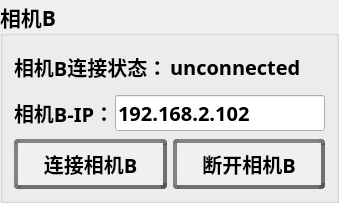
    <widget class="QGroupBox" name="groupBox_4">
     <property name="font">
      <font>
       <family>微软雅黑</family>
       <pointsize>16</pointsize>
       <weight>75</weight>
       <bold>true</bold>
      </font>
     </property>
     <property name="title">
      <string>相机B</string>
     </property>
     <layout class="QGridLayout" name="gridLayout_18">
      <item row="0" column="0">
       <layout class="QGridLayout" name="gridLayout_12">
        <item row="0" column="0">
         <layout class="QHBoxLayout" name="horizontalLayout">
          <item>
           <widget class="QLabel" name="label_33">
            <property name="sizePolicy">
             <sizepolicy hsizetype="Preferred" vsizetype="Minimum">
              <horstretch>0</horstretch>
              <verstretch>0</verstretch>
             </sizepolicy>
            </property>
            <property name="minimumSize">
             <size>
              <width>150</width>
              <height>40</height>
             </size>
            </property>
            <property name="maximumSize">
             <size>
              <width>150</width>
              <height>40</height>
             </size>
            </property>
            <property name="font">
             <font>
              <pointsize>15</pointsize>
              <weight>75</weight>
              <bold>true</bold>
             </font>
            </property>
            <property name="text">
             <string>相机B连接状态：</string>
            </property>
           </widget>
          </item>
          <item>
           <widget class="QLabel" name="CameraConnectState_B">
            <property name="sizePolicy">
             <sizepolicy hsizetype="Preferred" vsizetype="Minimum">
              <horstretch>0</horstretch>
              <verstretch>0</verstretch>
             </sizepolicy>
            </property>
            <property name="minimumSize">
             <size>
              <width>0</width>
              <height>40</height>
             </size>
            </property>
            <property name="maximumSize">
             <size>
              <width>16777215</width>
              <height>40</height>
             </size>
            </property>
            <property name="font">
             <font>
              <pointsize>15</pointsize>
              <weight>75</weight>
              <bold>true</bold>
             </font>
            </property>
            <property name="text">
             <string>unconnected</string>
            </property>
           </widget>
          </item>
         </layout>
        </item>
        <item row="1" column="0">
         <layout class="QHBoxLayout" name="horizontalLayout_2">
          <item>
           <widget class="QLabel" name="labelCameraIP_4">
            <property name="minimumSize">
             <size>
              <width>0</width>
              <height>40</height>
             </size>
            </property>
            <property name="maximumSize">
             <size>
              <width>95</width>
              <height>40</height>
             </size>
            </property>
            <property name="font">
             <font>
              <pointsize>15</pointsize>
              <weight>75</weight>
              <bold>true</bold>
             </font>
            </property>
            <property name="text">
             <string>相机B-IP：</string>
            </property>
           </widget>
          </item>
          <item>
           <widget class="QLineEdit" name="editCameraIP_B">
            <property name="minimumSize">
             <size>
              <width>0</width>
              <height>30</height>
             </size>
            </property>
            <property name="font">
             <font>
              <pointsize>15</pointsize>
              <weight>75</weight>
              <bold>true</bold>
             </font>
            </property>
            <property name="text">
             <string>192.168.2.102</string>
            </property>
           </widget>
          </item>
         </layout>
        </item>
        <item row="2" column="0">
         <layout class="QHBoxLayout" name="horizontalLayout_3">
          <item>
           <widget class="QPushButton" name="btnConnectCamera_B">
            <property name="minimumSize">
             <size>
              <width>0</width>
              <height>40</height>
             </size>
            </property>
            <property name="maximumSize">
             <size>
              <width>16777215</width>
              <height>16777215</height>
             </size>
            </property>
            <property name="font">
             <font>
              <pointsize>15</pointsize>
              <weight>75</weight>
              <bold>true</bold>
             </font>
            </property>
            <property name="styleSheet">
             <string notr="true">QPushButton {
    color: rgb(0, 0, 0);
    background-color: rgb(240, 240, 240);
    border-radius: 4px;
    outline: none;
    transition: all 0.15s ease-in-out;
    padding: 6px 14px;
    /* 双层边框实现立体效果 */
    border: 4px solid rgba(80, 80, 80, 0.8); /* 外层深灰色边框 */
    border-top: 4px solid rgba(120, 120, 120, 0.9);
    border-left: 4px solid rgba(120, 120, 120, 0.9);
    /* 内层边框效果 */
    background-clip: padding-box;
    position: relative;
}

QPushButton::before {
    content: &quot;&quot;;
    position: absolute;
    top: 1px;
    left: 1px;
    right: 1px;
    bottom: 1px;
    border: 1px solid rgba(30, 30, 30, 0.9);
    border-radius: 3px;
    pointer-events: none;
}

QPushButton:hover {
    background-color: rgb(162, 162, 162);
    border-color: rgba(100, 100, 100, 0.9);
    border-top-color: rgba(140, 140, 140, 0.9);
    border-left-color: rgba(140, 140, 140, 0.9);
}

QPushButton:pressed {
    background-color: #252A32;
    color: #C8CDD1;
    /* 按下时反转边框明暗 */
    border: 1px solid rgba(60, 60, 60, 0.9);
    border-bottom-color: rgba(100, 100, 100, 0.9);
    border-right-color: rgba(100, 100, 100, 0.9);
}

QPushButton:disabled {
    background-color: #E3E7EB;
    color: #A0A6AC;
    border: 1px solid rgba(150, 150, 150, 0.6);
}</string>
            </property>
            <property name="text">
             <string>连接相机B</string>
            </property>
           </widget>
          </item>
          <item>
           <widget class="QPushButton" name="btnDisConnectCamera_B">
            <property name="minimumSize">
             <size>
              <width>0</width>
              <height>40</height>
             </size>
            </property>
            <property name="font">
             <font>
              <pointsize>15</pointsize>
              <weight>75</weight>
              <bold>true</bold>
             </font>
            </property>
            <property name="styleSheet">
             <string notr="true">QPushButton {
    color: rgb(0, 0, 0);
    background-color: rgb(240, 240, 240);
    border-radius: 4px;
    outline: none;
    transition: all 0.15s ease-in-out;
    padding: 6px 14px;
    /* 双层边框实现立体效果 */
    border: 4px solid rgba(80, 80, 80, 0.8); /* 外层深灰色边框 */
    border-top: 4px solid rgba(120, 120, 120, 0.9);
    border-left: 4px solid rgba(120, 120, 120, 0.9);
    /* 内层边框效果 */
    background-clip: padding-box;
    position: relative;
}

QPushButton::before {
    content: &quot;&quot;;
    position: absolute;
    top: 1px;
    left: 1px;
    right: 1px;
    bottom: 1px;
    border: 1px solid rgba(30, 30, 30, 0.9);
    border-radius: 3px;
    pointer-events: none;
}

QPushButton:hover {
    background-color: rgb(162, 162, 162);
    border-color: rgba(100, 100, 100, 0.9);
    border-top-color: rgba(140, 140, 140, 0.9);
    border-left-color: rgba(140, 140, 140, 0.9);
}

QPushButton:pressed {
    background-color: #252A32;
    color: #C8CDD1;
    /* 按下时反转边框明暗 */
    border: 1px solid rgba(60, 60, 60, 0.9);
    border-bottom-color: rgba(100, 100, 100, 0.9);
    border-right-color: rgba(100, 100, 100, 0.9);
}

QPushButton:disabled {
    background-color: #E3E7EB;
    color: #A0A6AC;
    border: 1px solid rgba(150, 150, 150, 0.6);
}</string>
            </property>
            <property name="text">
             <string>断开相机B</string>
            </property>
           </widget>
          </item>
         </layout>
        </item>
       </layout>
      </item>
     </layout>
    </widget>
